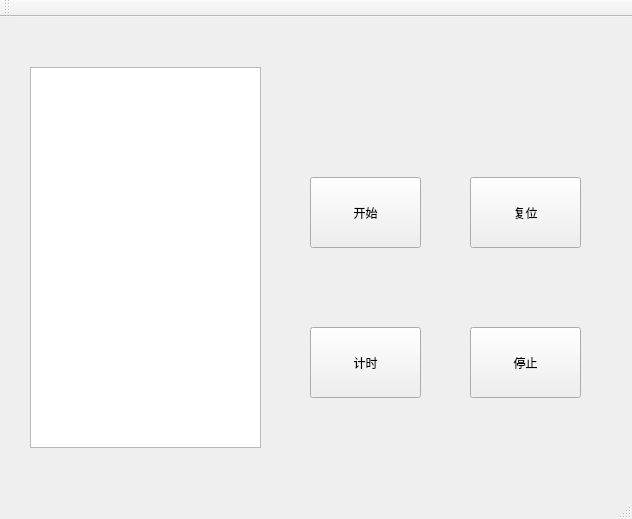
<?xml version="1.0" encoding="UTF-8"?>
<ui version="4.0">
 <class>MainWindow</class>
 <widget class="QMainWindow" name="MainWindow">
  <property name="geometry">
   <rect>
    <x>0</x>
    <y>0</y>
    <width>632</width>
    <height>519</height>
   </rect>
  </property>
  <property name="windowTitle">
   <string>MainWindow</string>
  </property>
  <widget class="QWidget" name="centralWidget">
   <widget class="QTextBrowser" name="textBrowser">
    <property name="geometry">
     <rect>
      <x>30</x>
      <y>50</y>
      <width>231</width>
      <height>381</height>
     </rect>
    </property>
   </widget>
   <widget class="QPushButton" name="start_Btn">
    <property name="geometry">
     <rect>
      <x>310</x>
      <y>160</y>
      <width>111</width>
      <height>71</height>
     </rect>
    </property>
    <property name="text">
     <string>开始</string>
    </property>
   </widget>
   <widget class="QPushButton" name="reset_Btn">
    <property name="geometry">
     <rect>
      <x>470</x>
      <y>160</y>
      <width>111</width>
      <height>71</height>
     </rect>
    </property>
    <property name="text">
     <string>复位</string>
    </property>
   </widget>
   <widget class="QPushButton" name="stop_Btn">
    <property name="geometry">
     <rect>
      <x>470</x>
      <y>310</y>
      <width>111</width>
      <height>71</height>
     </rect>
    </property>
    <property name="text">
     <string>停止</string>
    </property>
   </widget>
   <widget class="QPushButton" name="count_Btn">
    <property name="geometry">
     <rect>
      <x>310</x>
      <y>310</y>
      <width>111</width>
      <height>71</height>
     </rect>
    </property>
    <property name="text">
     <string>计时</string>
    </property>
   </widget>
   <widget class="QLabel" name="show_label">
    <property name="geometry">
     <rect>
      <x>330</x>
      <y>50</y>
      <width>241</width>
      <height>51</height>
     </rect>
    </property>
    <property name="font">
     <font>
      <family>Consolas</family>
      <pointsize>16</pointsize>
     </font>
    </property>
    <property name="text">
     <string/>
    </property>
    <property name="alignment">
     <set>Qt::AlignCenter</set>
    </property>
   </widget>
  </widget>
  <widget class="QMenuBar" name="menuBar">
   <property name="geometry">
    <rect>
     <x>0</x>
     <y>0</y>
     <width>632</width>
     <height>26</height>
    </rect>
   </property>
  </widget>
  <widget class="QToolBar" name="mainToolBar">
   <attribute name="toolBarArea">
    <enum>TopToolBarArea</enum>
   </attribute>
   <attribute name="toolBarBreak">
    <bool>false</bool>
   </attribute>
  </widget>
  <widget class="QStatusBar" name="statusBar"/>
 </widget>
 <layoutdefault spacing="6" margin="11"/>
 <resources/>
 <connections/>
</ui>
